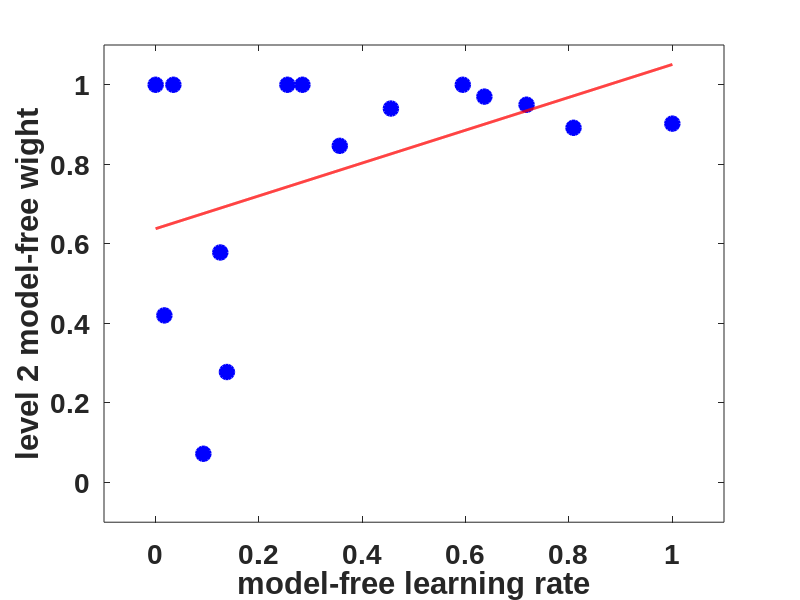

MATLAB code for this plot:

permutationNumber = 10000 ;


%-------------------------- raw Data

alphaMF_LL1         = [0.018128645,0.484692816,1,0.902317748,1,0.040716967,0.040220711,1,0.787710893,0.392383109,0.343302586,0.85337534,0.980262693,1,1];
alphaMF_LL1_LL2     = [0.277705636,0.578276082,1,0.902275984,0.940232856,1,0.072119814,1,0.949851395,0.420043476,0.846429376,0.891809138,0.970211639,1,1];
W_level1_LL1        = [0.963288897,0.765132923,0.283697416,0.151857066,0.248869572,0.444729638,0.732053539,0.321353078,0.385618413,0.52441907,0.307030742,0.207026382,0.110713707,1,0.709712519];
W_level1_LL1_LL2    = [0.670317265,0.717499168,0.273339792,0.151864822,0.277835383,0.024225993,0.931302071,0.460720185,0.418851922,0.448053091,0,0.273382218,0.111728945,1,0.708057338];
W_level2_LL1_LL2    = [0.137909697,0.125061937,0.594454579,1,0.45529834,0.284026788,0.092292888,0.254950919,0.71782474,0.016843216,0.356344162,0.808731784,0.636209707,0.034259831,0];
W_level2_LL2        = [0.172338476,0.161309501,0.611543867,0.350383876,0.381528199,0.282714816,0.035410678,0.019705442,0.719293426,0.102506376,0.392506129,0.678158426,0.60312096];


%-------------------------- data sets selected from raw data, to be tested
X1=W_level2_LL1_LL2;
X2=alphaMF_LL1_LL2;


%-------------------------- computing R2
R=corr2(X1,X2);
R^2


%-------------------------- test
Size = size(X1);

counter = 0 ;
newX2 = zeros(1,Size(1,2));


for i = 1: permutationNumber

    p = randperm(Size(1,2));
    
    for j=1:Size(1,2)
        newX2(1,j) =   X2(p(j));   
    end
    
    newR = corr2(X1,newX2);
    
    if R>0
        if newR > R
            counter = counter + 1 ;
        end
    else
        if newR < R
            counter = counter + 1 ;
        end
    end
end


p_value = (counter*1.0)/permutationNumber


%-------------------------- Plotting
FigHandle = figure('Position', [100, 100, 400, 290]);
set(0,'DefaultAxesFontName', 'Arial')
set(0,'DefaultAxesFontSize', 20)
set(0,'DefaultAxesFontWeight', 'bold')


plot(X1,X2 ,'o', 'linewidth', 2,'color','red','markerfacecolor','blue','markeredgecolor','blue','markersize',10);  
hold on

margins = 0.1 ;
axis([-margins,margins+1,-margins,margins+1])
xlabel('model-free learning rate');
ylabel('level 2 model-free wight');


xlm=[0:0.001:1];
p = polyfit(X1,X2,1);
a=p(1);
b=p(2);
plot(xlm,b+a*xlm, 'linewidth', 2,'color','r')

